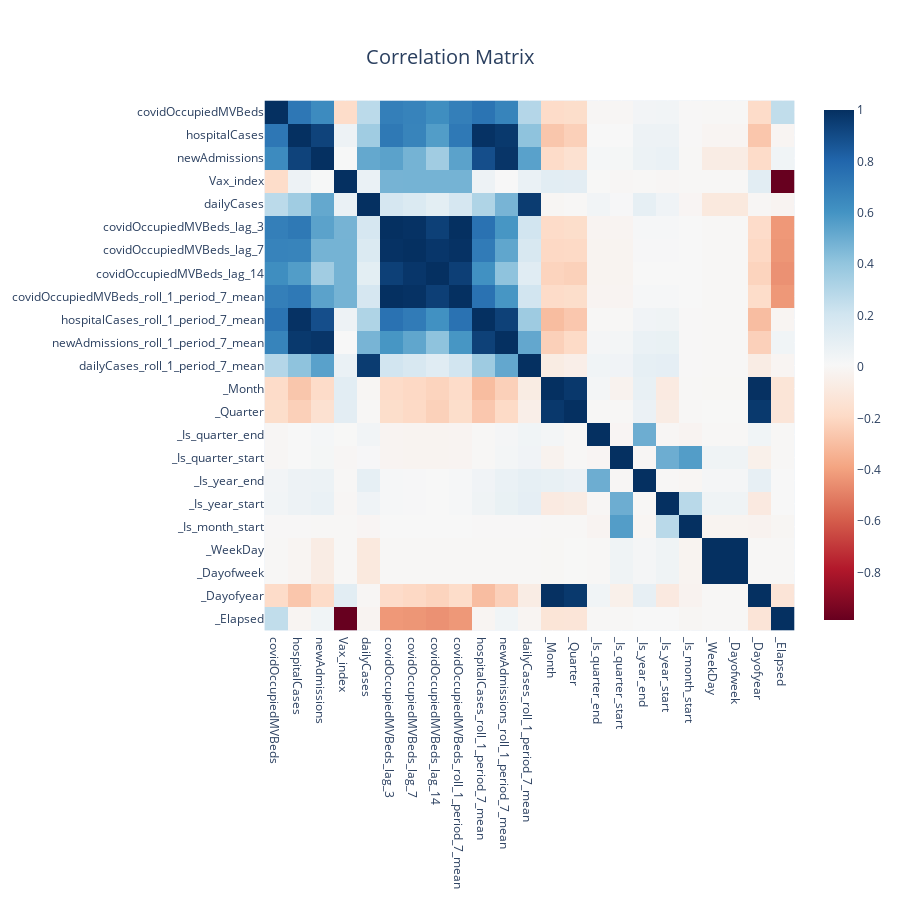

The cell this chart's notebook holds for it:
### Code cell
# correlation matrix of the features and target variable
correlation_matrix = sample_df.corr()

# Plot the correlation matrix
fig = px.imshow(correlation_matrix, color_continuous_scale="RdBu", title="Correlation Matrix")
fig.update_layout(
    autosize=False,
    width=900,
    height=900,
    title={"x": 0.5, "xanchor": "center", "yanchor": "top"},
    titlefont={"size": 20},
    legend_title=None,
    legend=dict(
        font=dict(size=15),
        orientation="h",
        yanchor="bottom",
        y=1.02,
        xanchor="right",
        x=1,
    )
)
fig.show()

### Figure 1 — Plotly figure (JSON) as saved in the notebook; plotly's stock layout.template omitted (floating-point values rounded to 4 significant figures; data arrays with more than 128 entries replaced by an {"elided": "..."} marker saying what was removed)
{"data": [{"coloraxis": "coloraxis", "hovertemplate": "x: %{x}<br>y: %{y}<br>color: %{z}<extra></extra>", "name": "0", "type": "heatmap", "x": ["covidOccupiedMVBeds", "hospitalCases", "newAdmissions", "Vax_index", "dailyCases", "covidOccupiedMVBeds_lag_3", "covidOccupiedMVBeds_lag_7", "covidOccupiedMVBeds_lag_14", "covidOccupiedMVBeds_roll_1_period_7_mean", "hospitalCases_roll_1_period_7_mean", "newAdmissions_roll_1_period_7_mean", "dailyCases_roll_1_period_7_mean", "_Month", "_Quarter", "_Is_quarter_end", "_Is_quarter_start", "_Is_year_end", "_Is_year_start", "_Is_month_start", "_WeekDay", "_Dayofweek", "_Dayofyear", "_Elapsed"], "xaxis": "x", "y": ["covidOccupiedMVBeds", "hospitalCases", "newAdmissions", "Vax_index", "dailyCases", "covidOccupiedMVBeds_lag_3", "covidOccupiedMVBeds_lag_7", "covidOccupiedMVBeds_lag_14", "covidOccupiedMVBeds_roll_1_period_7_mean", "hospitalCases_roll_1_period_7_mean", "newAdmissions_roll_1_period_7_mean", "dailyCases_roll_1_period_7_mean", "_Month", "_Quarter", "_Is_quarter_end", "_Is_quarter_start", "_Is_year_end", "_Is_year_start", "_Is_month_start", "_WeekDay", "_Dayofweek", "_Dayofyear", "_Elapsed"], "yaxis": "y", "z": {"elided": "23x23 float values"}}], "layout": {"autosize": false, "coloraxis": {"colorscale": [[0, "rgb(103,0,31)"], [0.1, "rgb(178,24,43)"], [0.2, "rgb(214,96,77)"], [0.3, "rgb(244,165,130)"], [0.4, "rgb(253,219,199)"], [0.5, "rgb(247,247,247)"], [0.6, "rgb(209,229,240)"], [0.7, "rgb(146,197,222)"], [0.8, "rgb(67,147,195)"], [0.9, "rgb(33,102,172)"], [1, "rgb(5,48,97)"]]}, "height": 900, "legend": {"font": {"size": 15}, "orientation": "h", "title": {}, "x": 1, "xanchor": "right", "y": 1.02, "yanchor": "bottom"}, "title": {"font": {"size": 20}, "text": "Correlation Matrix", "x": 0.5, "xanchor": "center", "yanchor": "top"}, "width": 900, "xaxis": {"anchor": "y", "constrain": "domain", "domain": [0, 1], "scaleanchor": "y"}, "yaxis": {"anchor": "x", "autorange": "reversed", "constrain": "domain", "domain": [0, 1]}}}
